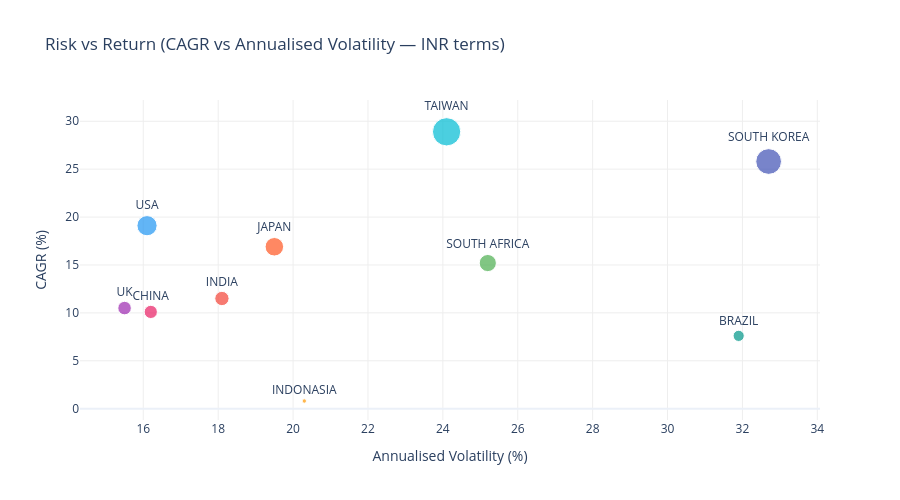

Write notebook code for a chart like this one.
### Code cell
# ---- Risk vs Return Scatter ----
fig = px.scatter(
    summary_df,
    x='Ann. Volatility (%)',
    y='CAGR (%)',
    text='Country',
    size=[abs(v) + 5 for v in summary_df['Total Return (%)']],
    color='Country',
    color_discrete_map=COUNTRY_COLORS,
    title='Risk vs Return (CAGR vs Annualised Volatility — INR terms)',
    labels={'Ann. Volatility (%)': 'Annualised Volatility (%)', 'CAGR (%)': 'CAGR (%)'}
)
fig.update_traces(textposition='top center', marker=dict(line=dict(width=1, color='white')))
fig.update_layout(height=500, showlegend=False, title_font_size=17,
                  plot_bgcolor='rgba(0,0,0,0)', yaxis=dict(gridcolor='#eee'), xaxis=dict(gridcolor='#eee'))
fig.show()

### Figure 1 — Plotly figure (JSON) as saved in the notebook; plotly's stock layout.template omitted (floating-point values rounded to 4 significant figures)
{"data": [{"hovertemplate": "Country=%{text}<br>Annualised Volatility (%)=%{x}<br>CAGR (%)=%{y}<br>size=%{marker.size}<extra></extra>", "legendgroup": "TAIWAN", "marker": {"color": "#00BCD4", "line": {"color": "white", "width": 1}, "size": [413.6], "sizemode": "area", "sizeref": 1.034, "symbol": "circle"}, "mode": "markers+text", "name": "TAIWAN", "orientation": "v", "showlegend": true, "text": ["TAIWAN"], "textposition": "top center", "type": "scatter", "x": [24.1], "xaxis": "x", "y": [28.9], "yaxis": "y"}, {"hovertemplate": "Country=%{text}<br>Annualised Volatility (%)=%{x}<br>CAGR (%)=%{y}<br>size=%{marker.size}<extra></extra>", "legendgroup": "SOUTH KOREA", "marker": {"color": "#3F51B5", "line": {"color": "white", "width": 1}, "size": [341.4], "sizemode": "area", "sizeref": 1.034, "symbol": "circle"}, "mode": "markers+text", "name": "SOUTH KOREA", "orientation": "v", "showlegend": true, "text": ["SOUTH KOREA"], "textposition": "top center", "type": "scatter", "x": [32.7], "xaxis": "x", "y": [25.8], "yaxis": "y"}, {"hovertemplate": "Country=%{text}<br>Annualised Volatility (%)=%{x}<br>CAGR (%)=%{y}<br>size=%{marker.size}<extra></extra>", "legendgroup": "USA", "marker": {"color": "#2196F3", "line": {"color": "white", "width": 1}, "size": [211.1], "sizemode": "area", "sizeref": 1.034, "symbol": "circle"}, "mode": "markers+text", "name": "USA", "orientation": "v", "showlegend": true, "text": ["USA"], "textposition": "top center", "type": "scatter", "x": [16.1], "xaxis": "x", "y": [19.1], "yaxis": "y"}, {"hovertemplate": "Country=%{text}<br>Annualised Volatility (%)=%{x}<br>CAGR (%)=%{y}<br>size=%{marker.size}<extra></extra>", "legendgroup": "JAPAN", "marker": {"color": "#FF5722", "line": {"color": "white", "width": 1}, "size": [177.9], "sizemode": "area", "sizeref": 1.034, "symbol": "circle"}, "mode": "markers+text", "name": "JAPAN", "orientation": "v", "showlegend": true, "text": ["JAPAN"], "textposition": "top center", "type": "scatter", "x": [19.5], "xaxis": "x", "y": [16.9], "yaxis": "y"}, {"hovertemplate": "Country=%{text}<br>Annualised Volatility (%)=%{x}<br>CAGR (%)=%{y}<br>size=%{marker.size}<extra></extra>", "legendgroup": "SOUTH AFRICA", "marker": {"color": "#4CAF50", "line": {"color": "white", "width": 1}, "size": [152.6], "sizemode": "area", "sizeref": 1.034, "symbol": "circle"}, "mode": "markers+text", "name": "SOUTH AFRICA", "orientation": "v", "showlegend": true, "text": ["SOUTH AFRICA"], "textposition": "top center", "type": "scatter", "x": [25.2], "xaxis": "x", "y": [15.2], "yaxis": "y"}, {"hovertemplate": "Country=%{text}<br>Annualised Volatility (%)=%{x}<br>CAGR (%)=%{y}<br>size=%{marker.size}<extra></extra>", "legendgroup": "INDIA", "marker": {"color": "#F44336", "line": {"color": "white", "width": 1}, "size": [105.7], "sizemode": "area", "sizeref": 1.034, "symbol": "circle"}, "mode": "markers+text", "name": "INDIA", "orientation": "v", "showlegend": true, "text": ["INDIA"], "textposition": "top center", "type": "scatter", "x": [18.1], "xaxis": "x", "y": [11.5], "yaxis": "y"}, {"hovertemplate": "Country=%{text}<br>Annualised Volatility (%)=%{x}<br>CAGR (%)=%{y}<br>size=%{marker.size}<extra></extra>", "legendgroup": "UK", "marker": {"color": "#9C27B0", "line": {"color": "white", "width": 1}, "size": [94.6], "sizemode": "area", "sizeref": 1.034, "symbol": "circle"}, "mode": "markers+text", "name": "UK", "orientation": "v", "showlegend": true, "text": ["UK"], "textposition": "top center", "type": "scatter", "x": [15.5], "xaxis": "x", "y": [10.5], "yaxis": "y"}, {"hovertemplate": "Country=%{text}<br>Annualised Volatility (%)=%{x}<br>CAGR (%)=%{y}<br>size=%{marker.size}<extra></extra>", "legendgroup": "CHINA", "marker": {"color": "#E91E63", "line": {"color": "white", "width": 1}, "size": [90.4], "sizemode": "area", "sizeref": 1.034, "symbol": "circle"}, "mode": "markers+text", "name": "CHINA", "orientation": "v", "showlegend": true, "text": ["CHINA"], "textposition": "top center", "type": "scatter", "x": [16.2], "xaxis": "x", "y": [10.1], "yaxis": "y"}, {"hovertemplate": "Country=%{text}<br>Annualised Volatility (%)=%{x}<br>CAGR (%)=%{y}<br>size=%{marker.size}<extra></extra>", "legendgroup": "BRAZIL", "marker": {"color": "#009688", "line": {"color": "white", "width": 1}, "size": [64.8], "sizemode": "area", "sizeref": 1.034, "symbol": "circle"}, "mode": "markers+text", "name": "BRAZIL", "orientation": "v", "showlegend": true, "text": ["BRAZIL"], "textposition": "top center", "type": "scatter", "x": [31.9], "xaxis": "x", "y": [7.6], "yaxis": "y"}, {"hovertemplate": "Country=%{text}<br>Annualised Volatility (%)=%{x}<br>CAGR (%)=%{y}<br>size=%{marker.size}<extra></extra>", "legendgroup": "INDONASIA", "marker": {"color": "#FF9800", "line": {"color": "white", "width": 1}, "size": [10.0], "sizemode": "area", "sizeref": 1.034, "symbol": "circle"}, "mode": "markers+text", "name": "INDONASIA", "orientation": "v", "showlegend": true, "text": ["INDONASIA"], "textposition": "top center", "type": "scatter", "x": [20.3], "xaxis": "x", "y": [0.8], "yaxis": "y"}], "layout": {"height": 500, "legend": {"itemsizing": "constant", "title": {"text": "Country"}, "tracegroupgap": 0}, "plot_bgcolor": "rgba(0,0,0,0)", "showlegend": false, "title": {"font": {"size": 17}, "text": "Risk vs Return (CAGR vs Annualised Volatility — INR terms)"}, "xaxis": {"anchor": "y", "domain": [0, 1], "gridcolor": "#eee", "title": {"text": "Annualised Volatility (%)"}}, "yaxis": {"anchor": "x", "domain": [0, 1], "gridcolor": "#eee", "title": {"text": "CAGR (%)"}}}}
